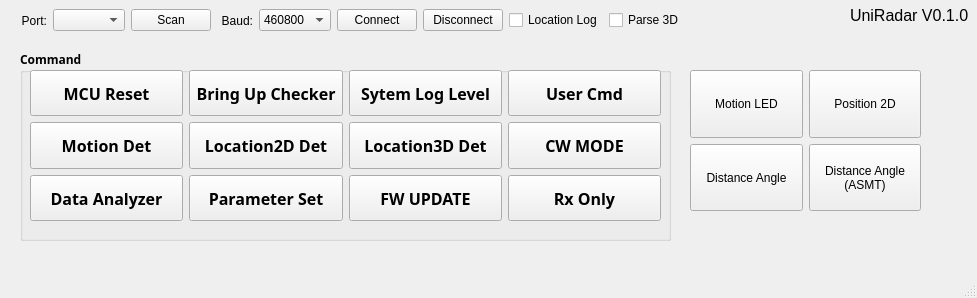
<?xml version="1.0" encoding="UTF-8"?>
<ui version="4.0">
 <class>MainWindow</class>
 <widget class="QMainWindow" name="MainWindow">
  <property name="geometry">
   <rect>
    <x>0</x>
    <y>0</y>
    <width>977</width>
    <height>298</height>
   </rect>
  </property>
  <property name="windowTitle">
   <string>UniRadar</string>
  </property>
  <widget class="QWidget" name="centralwidget">
   <widget class="QLabel" name="lab_version">
    <property name="geometry">
     <rect>
      <x>850</x>
      <y>0</y>
      <width>121</width>
      <height>31</height>
     </rect>
    </property>
    <property name="font">
     <font>
      <pointsize>12</pointsize>
     </font>
    </property>
    <property name="text">
     <string>UniRadar V0.1.0</string>
    </property>
   </widget>
   <widget class="QWidget" name="horizontalLayoutWidget">
    <property name="geometry">
     <rect>
      <x>10</x>
      <y>0</y>
      <width>674</width>
      <height>41</height>
     </rect>
    </property>
    <layout class="QHBoxLayout" name="horizontalLayout">
     <item>
      <widget class="QLabel" name="label">
       <property name="layoutDirection">
        <enum>Qt::LayoutDirection::LeftToRight</enum>
       </property>
       <property name="text">
        <string>Port:</string>
       </property>
       <property name="alignment">
        <set>Qt::AlignmentFlag::AlignRight|Qt::AlignmentFlag::AlignTrailing|Qt::AlignmentFlag::AlignVCenter</set>
       </property>
      </widget>
     </item>
     <item>
      <widget class="QComboBox" name="comb_comPort"/>
     </item>
     <item>
      <widget class="QPushButton" name="btn_scan">
       <property name="text">
        <string>Scan</string>
       </property>
      </widget>
     </item>
     <item>
      <widget class="QLabel" name="label_2">
       <property name="text">
        <string>Baud:</string>
       </property>
       <property name="alignment">
        <set>Qt::AlignmentFlag::AlignRight|Qt::AlignmentFlag::AlignTrailing|Qt::AlignmentFlag::AlignVCenter</set>
       </property>
      </widget>
     </item>
     <item>
      <widget class="QComboBox" name="comb_baudRate">
       <property name="currentIndex">
        <number>6</number>
       </property>
       <item>
        <property name="text">
         <string>9600</string>
        </property>
       </item>
       <item>
        <property name="text">
         <string>19200</string>
        </property>
       </item>
       <item>
        <property name="text">
         <string>38400</string>
        </property>
       </item>
       <item>
        <property name="text">
         <string>57600</string>
        </property>
       </item>
       <item>
        <property name="text">
         <string>115200</string>
        </property>
       </item>
       <item>
        <property name="text">
         <string>230400</string>
        </property>
       </item>
       <item>
        <property name="text">
         <string>460800</string>
        </property>
       </item>
       <item>
        <property name="text">
         <string>921600</string>
        </property>
       </item>
      </widget>
     </item>
     <item>
      <widget class="QPushButton" name="btn_connect">
       <property name="text">
        <string>Connect</string>
       </property>
      </widget>
     </item>
     <item>
      <widget class="QPushButton" name="btn_disconnect">
       <property name="text">
        <string>Disconnect</string>
       </property>
      </widget>
     </item>
     <item>
      <widget class="QCheckBox" name="chk_locationLog">
       <property name="text">
        <string>Location Log</string>
       </property>
      </widget>
     </item>
     <item>
      <widget class="QCheckBox" name="chk_parse3D">
       <property name="text">
        <string>Parse 3D</string>
       </property>
      </widget>
     </item>
    </layout>
   </widget>
   <widget class="QWidget" name="gridLayoutWidget_2">
    <property name="geometry">
     <rect>
      <x>690</x>
      <y>70</y>
      <width>231</width>
      <height>141</height>
     </rect>
    </property>
    <layout class="QGridLayout" name="gridLayout_2">
     <property name="verticalSpacing">
      <number>6</number>
     </property>
     <item row="2" column="0">
      <widget class="QPushButton" name="btn_distAngle">
       <property name="sizePolicy">
        <sizepolicy hsizetype="Expanding" vsizetype="Expanding">
         <horstretch>0</horstretch>
         <verstretch>0</verstretch>
        </sizepolicy>
       </property>
       <property name="text">
        <string>Distance Angle</string>
       </property>
      </widget>
     </item>
     <item row="0" column="0">
      <widget class="QPushButton" name="btn_motionLED">
       <property name="sizePolicy">
        <sizepolicy hsizetype="Expanding" vsizetype="Expanding">
         <horstretch>0</horstretch>
         <verstretch>0</verstretch>
        </sizepolicy>
       </property>
       <property name="text">
        <string>Motion LED</string>
       </property>
      </widget>
     </item>
     <item row="0" column="1">
      <widget class="QPushButton" name="btn_position2D">
       <property name="sizePolicy">
        <sizepolicy hsizetype="Expanding" vsizetype="Expanding">
         <horstretch>0</horstretch>
         <verstretch>0</verstretch>
        </sizepolicy>
       </property>
       <property name="text">
        <string>Position 2D</string>
       </property>
      </widget>
     </item>
     <item row="2" column="1">
      <widget class="QPushButton" name="btn_distAngleAsmt">
       <property name="sizePolicy">
        <sizepolicy hsizetype="Expanding" vsizetype="Expanding">
         <horstretch>0</horstretch>
         <verstretch>0</verstretch>
        </sizepolicy>
       </property>
       <property name="text">
        <string>Distance Angle
(ASMT)</string>
       </property>
      </widget>
     </item>
    </layout>
   </widget>
   <widget class="QGroupBox" name="groupBox">
    <property name="geometry">
     <rect>
      <x>20</x>
      <y>50</y>
      <width>651</width>
      <height>191</height>
     </rect>
    </property>
    <property name="font">
     <font>
      <family>Meiryo</family>
      <bold>true</bold>
     </font>
    </property>
    <property name="title">
     <string>Command</string>
    </property>
    <widget class="QWidget" name="gridLayoutWidget">
     <property name="geometry">
      <rect>
       <x>10</x>
       <y>20</y>
       <width>631</width>
       <height>151</height>
      </rect>
     </property>
     <layout class="QGridLayout" name="gridLayout">
      <item row="0" column="3">
       <widget class="QPushButton" name="btn_userCmd">
        <property name="sizePolicy">
         <sizepolicy hsizetype="Expanding" vsizetype="Expanding">
          <horstretch>0</horstretch>
          <verstretch>0</verstretch>
         </sizepolicy>
        </property>
        <property name="sizeIncrement">
         <size>
          <width>0</width>
          <height>0</height>
         </size>
        </property>
        <property name="font">
         <font>
          <family>Meiryo</family>
          <pointsize>12</pointsize>
          <bold>true</bold>
         </font>
        </property>
        <property name="focusPolicy">
         <enum>Qt::FocusPolicy::StrongFocus</enum>
        </property>
        <property name="text">
         <string>User Cmd</string>
        </property>
        <property name="flat">
         <bool>false</bool>
        </property>
       </widget>
      </item>
      <item row="2" column="0">
       <widget class="QPushButton" name="btn_motionDet">
        <property name="sizePolicy">
         <sizepolicy hsizetype="Expanding" vsizetype="Expanding">
          <horstretch>0</horstretch>
          <verstretch>0</verstretch>
         </sizepolicy>
        </property>
        <property name="sizeIncrement">
         <size>
          <width>0</width>
          <height>0</height>
         </size>
        </property>
        <property name="font">
         <font>
          <family>Meiryo</family>
          <pointsize>12</pointsize>
          <bold>true</bold>
         </font>
        </property>
        <property name="focusPolicy">
         <enum>Qt::FocusPolicy::StrongFocus</enum>
        </property>
        <property name="text">
         <string>Motion Det</string>
        </property>
        <property name="flat">
         <bool>false</bool>
        </property>
       </widget>
      </item>
      <item row="0" column="1">
       <widget class="QPushButton" name="btn_bringUpChecker">
        <property name="sizePolicy">
         <sizepolicy hsizetype="Expanding" vsizetype="Expanding">
          <horstretch>0</horstretch>
          <verstretch>0</verstretch>
         </sizepolicy>
        </property>
        <property name="sizeIncrement">
         <size>
          <width>0</width>
          <height>0</height>
         </size>
        </property>
        <property name="font">
         <font>
          <family>Meiryo</family>
          <pointsize>12</pointsize>
          <bold>true</bold>
         </font>
        </property>
        <property name="focusPolicy">
         <enum>Qt::FocusPolicy::StrongFocus</enum>
        </property>
        <property name="text">
         <string>Bring Up Checker</string>
        </property>
        <property name="flat">
         <bool>false</bool>
        </property>
       </widget>
      </item>
      <item row="2" column="1">
       <widget class="QPushButton" name="btn_location2D_det">
        <property name="sizePolicy">
         <sizepolicy hsizetype="Expanding" vsizetype="Expanding">
          <horstretch>0</horstretch>
          <verstretch>0</verstretch>
         </sizepolicy>
        </property>
        <property name="sizeIncrement">
         <size>
          <width>0</width>
          <height>0</height>
         </size>
        </property>
        <property name="font">
         <font>
          <family>Meiryo</family>
          <pointsize>12</pointsize>
          <bold>true</bold>
         </font>
        </property>
        <property name="focusPolicy">
         <enum>Qt::FocusPolicy::StrongFocus</enum>
        </property>
        <property name="text">
         <string>Location2D Det</string>
        </property>
        <property name="flat">
         <bool>false</bool>
        </property>
       </widget>
      </item>
      <item row="0" column="0">
       <widget class="QPushButton" name="btn_mcuReset">
        <property name="sizePolicy">
         <sizepolicy hsizetype="Expanding" vsizetype="Expanding">
          <horstretch>0</horstretch>
          <verstretch>0</verstretch>
         </sizepolicy>
        </property>
        <property name="sizeIncrement">
         <size>
          <width>0</width>
          <height>0</height>
         </size>
        </property>
        <property name="font">
         <font>
          <family>Meiryo</family>
          <pointsize>12</pointsize>
          <bold>true</bold>
         </font>
        </property>
        <property name="focusPolicy">
         <enum>Qt::FocusPolicy::StrongFocus</enum>
        </property>
        <property name="text">
         <string>MCU Reset</string>
        </property>
        <property name="flat">
         <bool>false</bool>
        </property>
       </widget>
      </item>
      <item row="0" column="2">
       <widget class="QPushButton" name="btn_sysLogLevel">
        <property name="sizePolicy">
         <sizepolicy hsizetype="Expanding" vsizetype="Expanding">
          <horstretch>0</horstretch>
          <verstretch>0</verstretch>
         </sizepolicy>
        </property>
        <property name="sizeIncrement">
         <size>
          <width>0</width>
          <height>0</height>
         </size>
        </property>
        <property name="font">
         <font>
          <family>Meiryo</family>
          <pointsize>12</pointsize>
          <bold>true</bold>
         </font>
        </property>
        <property name="focusPolicy">
         <enum>Qt::FocusPolicy::StrongFocus</enum>
        </property>
        <property name="text">
         <string>Sytem Log Level</string>
        </property>
        <property name="flat">
         <bool>false</bool>
        </property>
       </widget>
      </item>
      <item row="3" column="0">
       <widget class="QPushButton" name="btn_dataAnalyzer">
        <property name="sizePolicy">
         <sizepolicy hsizetype="Expanding" vsizetype="Expanding">
          <horstretch>0</horstretch>
          <verstretch>0</verstretch>
         </sizepolicy>
        </property>
        <property name="font">
         <font>
          <family>Meiryo</family>
          <pointsize>12</pointsize>
          <bold>true</bold>
         </font>
        </property>
        <property name="text">
         <string>Data Analyzer</string>
        </property>
       </widget>
      </item>
      <item row="3" column="1">
       <widget class="QPushButton" name="btn_paramSet">
        <property name="sizePolicy">
         <sizepolicy hsizetype="Expanding" vsizetype="Expanding">
          <horstretch>0</horstretch>
          <verstretch>0</verstretch>
         </sizepolicy>
        </property>
        <property name="font">
         <font>
          <family>Meiryo</family>
          <pointsize>12</pointsize>
          <bold>true</bold>
         </font>
        </property>
        <property name="text">
         <string>Parameter Set</string>
        </property>
       </widget>
      </item>
      <item row="3" column="3">
       <widget class="QPushButton" name="btn_rxOnly">
        <property name="sizePolicy">
         <sizepolicy hsizetype="Expanding" vsizetype="Expanding">
          <horstretch>0</horstretch>
          <verstretch>0</verstretch>
         </sizepolicy>
        </property>
        <property name="sizeIncrement">
         <size>
          <width>0</width>
          <height>0</height>
         </size>
        </property>
        <property name="font">
         <font>
          <family>Meiryo</family>
          <pointsize>12</pointsize>
          <bold>true</bold>
         </font>
        </property>
        <property name="focusPolicy">
         <enum>Qt::FocusPolicy::StrongFocus</enum>
        </property>
        <property name="text">
         <string>Rx Only</string>
        </property>
        <property name="flat">
         <bool>false</bool>
        </property>
       </widget>
      </item>
      <item row="2" column="3">
       <widget class="QPushButton" name="btn_cwMode">
        <property name="sizePolicy">
         <sizepolicy hsizetype="Expanding" vsizetype="Expanding">
          <horstretch>0</horstretch>
          <verstretch>0</verstretch>
         </sizepolicy>
        </property>
        <property name="sizeIncrement">
         <size>
          <width>0</width>
          <height>0</height>
         </size>
        </property>
        <property name="font">
         <font>
          <family>Meiryo</family>
          <pointsize>12</pointsize>
          <bold>true</bold>
         </font>
        </property>
        <property name="focusPolicy">
         <enum>Qt::FocusPolicy::StrongFocus</enum>
        </property>
        <property name="text">
         <string>CW MODE</string>
        </property>
        <property name="flat">
         <bool>false</bool>
        </property>
       </widget>
      </item>
      <item row="2" column="2">
       <widget class="QPushButton" name="btn_location3D_det">
        <property name="sizePolicy">
         <sizepolicy hsizetype="Minimum" vsizetype="Expanding">
          <horstretch>0</horstretch>
          <verstretch>0</verstretch>
         </sizepolicy>
        </property>
        <property name="font">
         <font>
          <family>Meiryo</family>
          <pointsize>12</pointsize>
          <bold>true</bold>
         </font>
        </property>
        <property name="text">
         <string>Location3D Det</string>
        </property>
       </widget>
      </item>
      <item row="3" column="2">
       <widget class="QPushButton" name="btn_fwUpdate">
        <property name="sizePolicy">
         <sizepolicy hsizetype="Minimum" vsizetype="Expanding">
          <horstretch>0</horstretch>
          <verstretch>0</verstretch>
         </sizepolicy>
        </property>
        <property name="font">
         <font>
          <family>Meiryo</family>
          <pointsize>12</pointsize>
          <bold>true</bold>
         </font>
        </property>
        <property name="text">
         <string>FW UPDATE</string>
        </property>
       </widget>
      </item>
     </layout>
    </widget>
   </widget>
  </widget>
  <widget class="QMenuBar" name="menubar">
   <property name="geometry">
    <rect>
     <x>0</x>
     <y>0</y>
     <width>977</width>
     <height>33</height>
    </rect>
   </property>
  </widget>
  <widget class="QStatusBar" name="statusbar"/>
 </widget>
 <resources/>
 <connections/>
</ui>
